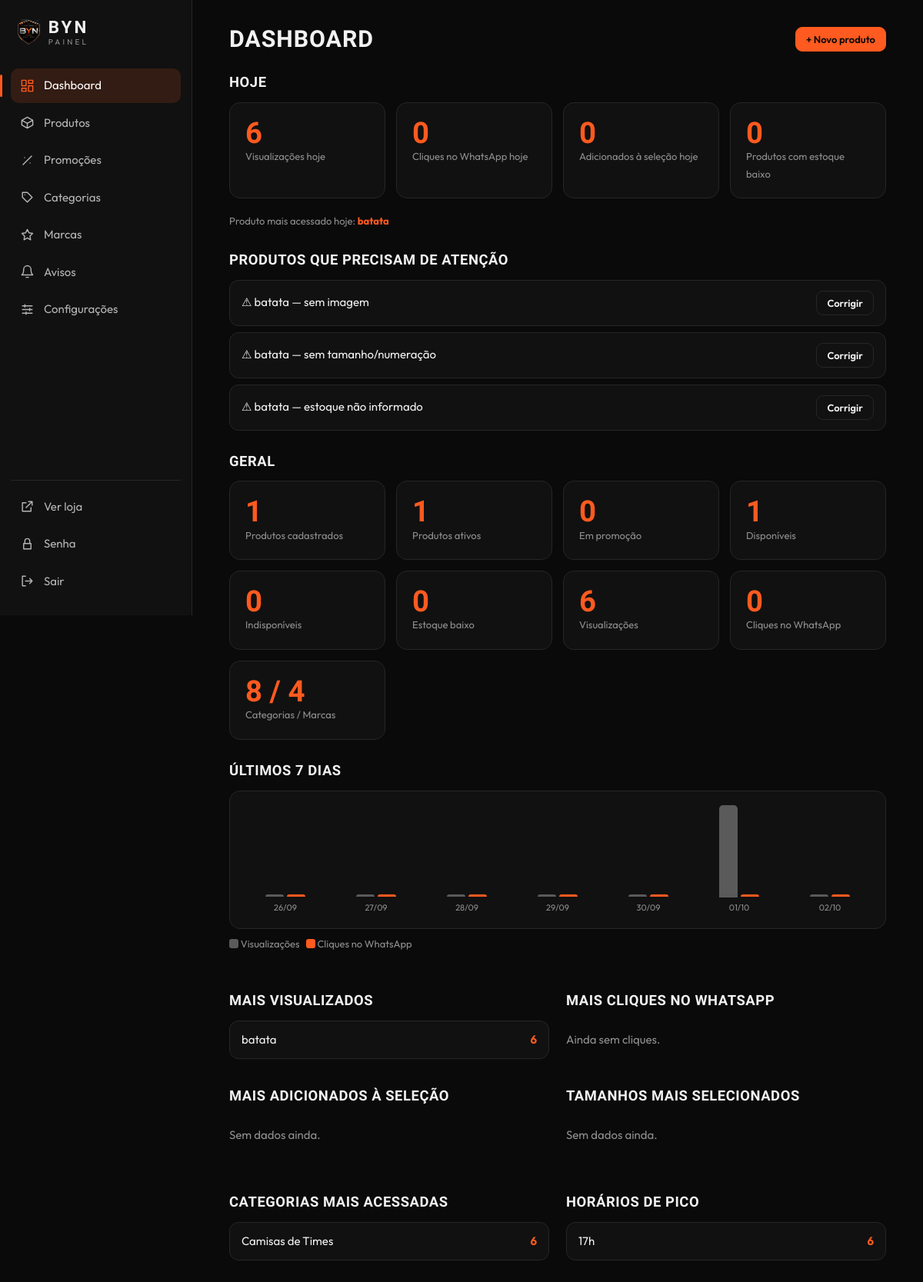
Screenshot of /admin/ (signed in) with the database file from the repository.
### app/models.py (models this page shows, shortened)
class Product(db.Model):
    id = db.Column(db.Integer, primary_key=True)
    name = db.Column(db.String(120), nullable=False)
    description = db.Column(db.Text, default="")
    price = db.Column(db.Numeric(10, 2), nullable=False)
    image = db.Column(db.String(200))
    active = db.Column(db.Boolean, default=True, index=True)
    created_at = db.Column(db.DateTime, default=datetime.utcnow)
    category_id = db.Column(db.Integer, db.ForeignKey("category.id"), nullable=False)
    category = db.relationship("Category")
    brand_id = db.Column(db.Integer, db.ForeignKey("brand.id"))
    brand = db.relationship("Brand")
    image2 = db.Column(db.String(200))
    sku = db.Column(db.String(60))
    team = db.Column(db.String(60))
    specs = db.Column(db.Text)
    variants = db.relationship("Variant", cascade="all, delete-orphan")
    images = db.relationship("ProductImage", cascade="all, delete-orphan")
    @property
    def color_image_objs(self):
        d = {}
        for im in sorted(self.images, key=lambda i: i.id): d.setdefault(im.color, []).append(im)
        for v in d.values(): v.sort(key=lambda i: (i.position or 0, i.id))
        return d
    @property
    def cover(self): return self.image or next((v[0].filename for v in self.color_image_objs.values() if v), None)
    sizes = db.Column(db.String(200))
    colors = db.Column(db.String(200))
    stock = db.Column(db.Integer)
    @property
    def total_stock(self): return sum(v.qty for v in self.variants) if self.variants else self.stock
    @property
    def available(self): t = self.total_stock; return t is None or t > 0
    @property
    def low(self):
        try: thr = int(settings().get("low_stock", 3))
        except (ValueError, TypeError): thr = 3
        t = self.total_stock; return t is not None and 0 < t <= thr
    promo_price = db.Column(db.Numeric(10, 2))
    promo_active = db.Column(db.Boolean, default=False)
    featured = db.Column(db.Boolean, default=False)
    bestseller = db.Column(db.Boolean, default=False)
    launch = db.Column(db.Boolean, default=False)
    @property
    def on_sale(self): return bool(self.promo_active and self.promo_price and self.promo_price < self.price)

class Category(db.Model):
    id = db.Column(db.Integer, primary_key=True)
    name = db.Column(db.String(60), unique=True, nullable=False)
    slug = db.Column(db.String(60), unique=True, nullable=False)

### app/admin.py (the view)
@bp.route("/")
@login_required
def dashboard():
    ps = Product.query.all()
    now = datetime.utcnow(); since = now - timedelta(days=6)
    evs = Event.query.filter(Event.created_at >= since.replace(hour=0, minute=0, second=0)).all()
    allv, allw = {}, {}
    for k, pid, n in db.session.query(Event.kind, Event.product_id, db.func.count()).group_by(Event.kind, Event.product_id):
        if k == "view": allv[pid] = n
        elif k == "wa": allw[pid] = n
    days = []
    for i in range(6, -1, -1):
        d = (now - timedelta(days=i)).date()
        days.append({"label": d.strftime("%d/%m"), "v": sum(e.kind == "view" and e.created_at.date() == d for e in evs), "w": sum(e.kind == "wa" and e.created_at.date() == d for e in evs)})
    top = lambda m: [(p, m[p.id]) for p in sorted(ps, key=lambda p: -m.get(p.id, 0)) if m.get(p.id)][:5]
    sels, sizes, hrs = Counter(), Counter(), Counter()
    pm = {p.id: p for p in ps}
    for e in Event.query.all():
        hrs[(e.created_at - timedelta(hours=3)).hour] += 1
        if e.kind == "sel": sels[e.product_id] += 1; sizes[e.meta] += bool(e.meta)
    catv = Counter()
    for pid, n in allv.items():
        if pid in pm: catv[pm[pid].category.name] += n
    extra = {"sels": [(pm[i].name, n) for i, n in sels.most_common(5) if i in pm], "sizes": sizes.most_common(5), "cats": catv.most_common(5),
             "hours": [(f"{h:02d}h", n) for h, n in hrs.most_common(3)], "low": [p for p in ps if p.low or not p.available][:6]}
    today = (now - timedelta(hours=3)).date(); td = [e for e in evs if (e.created_at - timedelta(hours=3)).date() == today]
    hoje = [("Visualizações hoje", sum(e.kind == "view" for e in td)), ("Cliques no WhatsApp hoje", sum(e.kind == "wa" for e in td)),
            ("Adicionados à seleção hoje", sum(e.kind == "sel" for e in td)), ("Produtos com estoque baixo", sum(p.low for p in ps))]
    tv = Counter(e.product_id for e in td if e.kind == "view").most_common(1)
    extra["hot"] = pm[tv[0][0]].name if tv and tv[0][0] in pm else None
    try: thr = int(settings().get("low_stock", 3))
    except (ValueError, TypeError): thr = 3
    extra["alerts"] = [(p.name, v.color, v.size, v.qty) for p in ps for v in p.variants if v.qty <= thr][:8]
    extra["hoje"] = hoje
    att = []
    for p in ps:
        if not p.cover: att.append((p, "sem imagem"))
        if group(p.category.slug) and not p.variants and not p.sizes: att.append((p, "sem tamanho/numeração"))
        if p.active and p.total_stock is None: att.append((p, "estoque não informado"))
    extra["att"] = att[:10]; extra["avisos"] = Notify.query.count()
    stats = [("Produtos cadastrados", len(ps)), ("Produtos ativos", sum(p.active for p in ps)), ("Em promoção", sum(p.on_sale for p in ps)),
             ("Disponíveis", sum(p.active and p.available for p in ps)), ("Indisponíveis", sum(p.active and not p.available for p in ps)), ("Estoque baixo", sum(p.low for p in ps)),
             ("Visualizações", sum(allv.values())), ("Cliques no WhatsApp", sum(allw.values())), ("Categorias / Marcas", f"{Category.query.count()} / {Brand.query.count()}")]
    return render_template("admin/dashboard.html", stats=stats, days=days, mx=max([d["v"] for d in days] + [d["w"] for d in days] + [1]),
                           top_v=top(allv), top_w=top(allw), x=extra, idle=[p for p in ps if p.active and not allv.get(p.id)][:5])

### app/admin.py (called while the page is built)
@bp.before_request
def force_password_change():
    if current_user.is_authenticated and current_user.must_change and request.endpoint not in ("admin.password", "admin.logout"):
        return redirect(url_for("admin.password"))

def group(slug):
    return next((g for g in SPECS if slug.startswith(g)), None)

### app/models.py (called while the page is built)
def settings():
    from flask import g
    if "luft_s" not in g:
        d = dict(DEFAULTS); d.update({x.key: x.value for x in Setting.query.all() if x.value})
        g.luft_s = d
    return g.luft_s

@login.user_loader
def load_user(uid): return db.session.get(Admin, int(uid))

### app/templates/admin/dashboard.html (shortened to what this page needs)
{% extends "admin/base.html" %}{% block content %}
<div class="bar"><h2>Dashboard</h2><a class="btn sm" href="{{ url_for('admin.edit') }}">+ Novo produto</a></div>
<h3 class="sub">Hoje</h3><div class="stats">{% for l, n in x.hoje %}<div class="stat"><b data-n="{{ n }}">{{ n }}</b><span>{{ l }}</span></div>{% endfor %}</div>
{% if x.hot %}<p class="legend">Produto mais acessado hoje: <b style="color:var(--brand)">{{ x.hot }}</b></p>{% endif %}
{% if x.att %}<h3 class="sub">Produtos que precisam de atenção</h3>{% for p, why in x.att %}<div class="row"><div class="grow">⚠ {{ p.name }} — {{ why }}</div><a class="btn sm ghost" href="{{ url_for('admin.edit', pid=p.id) }}">Corrigir</a></div>{% endfor %}{% endif %}
<h3 class="sub">Geral</h3><div class="stats">{% for l, n in stats %}<div class="stat"><b {% if n is number %}data-n="{{ n }}"{% endif %}>{{ n }}</b><span>{{ l }}</span></div>{% endfor %}</div>
<h3 class="sub">Últimos 7 dias</h3><div class="chart">{% for d in days %}<div class="col"><div class="bs"><i class="bv" style="height:{{ (d.v / mx * 100)|round }}%" title="{{ d.v }} visualizações"></i><i class="bw" style="height:{{ (d.w / mx * 100)|round }}%" title="{{ d.w }} cliques"></i></div><small>{{ d.label }}</small></div>{% endfor %}</div>
<p class="legend"><i class="bv"></i> Visualizações &nbsp; <i class="bw"></i> Cliques no WhatsApp</p>
<div class="two"><div><h3 class="sub">Mais visualizados</h3>{% for p, n in top_v %}<div class="row"><div class="grow">{{ p.name }}</div><b>{{ n }}</b></div>{% else %}<p class="empty">Ainda sem visualizações.</p>{% endfor %}</div>
<div><h3 class="sub">Mais cliques no WhatsApp</h3>{% for p, n in top_w %}<div class="row"><div class="grow">{{ p.name }}</div><b>{{ n }}</b></div>{% else %}<p class="empty">Ainda sem cliques.</p>{% endfor %}</div></div>
<div class="two"><div><h3 class="sub">Mais adicionados à seleção</h3>{% for n, c in x.sels %}<div class="row"><div class="grow">{{ n }}</div><b>{{ c }}</b></div>{% else %}<p class="empty">Sem dados ainda.</p>{% endfor %}</div>
<div><h3 class="sub">Tamanhos mais selecionados</h3>{% for n, c in x.sizes %}<div class="row"><div class="grow">{{ n }}</div><b>{{ c }}</b></div>{% else %}<p class="empty">Sem dados ainda.</p>{% endfor %}</div>
<div><h3 class="sub">Categorias mais acessadas</h3>{% for n, c in x.cats %}<div class="row"><div class="grow">{{ n }}</div><b>{{ c }}</b></div>{% else %}<p class="empty">Sem dados ainda.</p>{% endfor %}</div>
<div><h3 class="sub">Horários de pico</h3>{% for n, c in x.hours %}<div class="row"><div class="grow">{{ n }}</div><b>{{ c }}</b></div>{% else %}<p class="empty">Sem dados ainda.</p>{% endfor %}</div></div>
{% endblock %}

### app/templates/admin/base.html (shortened to what this page needs)
{% extends "base.html" %}{% from "admin/_i.html" import ico %}
{% block body %}{% set ep = request.endpoint %}{% if current_user.is_authenticated %}
<div class="shell"><aside class="side"><div class="logo"><img src="{{ url_for('static', filename='img/logo.png') }}" alt="" width="30" height="34"><div>BYN<small>PAINEL</small></div></div>
<nav><a class="{{ 'on' if ep == 'admin.dashboard' }}" href="{{ url_for('admin.dashboard') }}">{{ ico('dash') }}Dashboard</a>
<a class="{{ 'on' if ep in ('admin.products', 'admin.edit') and request.args.get('f') != 'promo' }}" href="{{ url_for('admin.products') }}">{{ ico('box') }}Produtos</a>
<a class="{{ 'on' if request.args.get('f') == 'promo' }}" href="{{ url_for('admin.products', f='promo') }}">{{ ico('pct') }}Promoções</a>
<a class="{{ 'on' if request.view_args and request.view_args.get('kind') == 'categorias' }}" href="{{ url_for('admin.registry', kind='categorias') }}">{{ ico('tag') }}Categorias</a>
<a class="{{ 'on' if request.view_args and request.view_args.get('kind') == 'marcas' }}" href="{{ url_for('admin.registry', kind='marcas') }}">{{ ico('star') }}Marcas</a>
<a class="{{ 'on' if ep == 'admin.notices' }}" href="{{ url_for('admin.notices') }}">{{ ico('bell') }}Avisos</a>
<a class="{{ 'on' if ep == 'admin.config' }}" href="{{ url_for('admin.config') }}">{{ ico('cfg') }}Configurações</a></nav>
<div class="sfoot"><a href="{{ url_for('public.index') }}" target="_blank">{{ ico('ext') }}Ver loja</a><a class="{{ 'on' if ep == 'admin.password' }}" href="{{ url_for('admin.password') }}">{{ ico('lock') }}Senha</a><a href="{{ url_for('admin.logout') }}">{{ ico('out') }}Sair</a></div></aside>
<div class="scrim" id="scrim"></div><main class="main">{% else %}<div class="adm"><main>{% endif %}
{% block content %}{% endblock %}</main></div>
{% endblock %}

### app/templates/base.html (shortened to what this page needs)
<!doctype html><html lang="pt-BR"><head><meta charset="utf-8">
<link rel="stylesheet" href="{{ asset('css/style.css') }}">
</head><body>{% block body %}{% endblock %}
<script src="{{ url_for('static', filename='js/main.js') }}"></script></body></html>

### app/templates/admin/_i.html
{% macro ico(n) %}{% set P = {"dash": "M3 3h7v9H3zM14 3h7v5h-7zM14 12h7v9h-7zM3 16h7v5H3z", "box": "M21 8 12 3 3 8v8l9 5 9-5zM3 8l9 5 9-5M12 13v8", "pct": "M19 5 5 19M7.5 7.500h.01M16.500 16.500h.01", "tag": "M20 12 12 20 4 12V4h8zM8 8h.01", "star": "m12 3 2.700 5.600 6.100.9-4.400 4.300 1 6.100-5.400-2.900-5.400 2.900 1-6.100L3.200 9.500l6.100-.9z", "bell": "M6 8a6 6 0 0 1 12 0c0 7 3 9 3 9H3s3-2 3-9M10 21h4", "cfg": "M4 6h16M4 12h16M4 18h16M8 4v4M16 10v4M10 16v4", "lock": "M6 11h12v9H6zM8 11V7a4 4 0 0 1 8 0v4", "ext": "M14 4h6v6M20 4 10 14M18 14v6H4V6h6", "out": "M9 4H4v16h5M16 8l4 4-4 4M20 12H9"} %}<svg class="ic" viewBox="0 0 24 24" fill="none" stroke="currentColor" stroke-width="1.8" stroke-linecap="round" stroke-linejoin="round" aria-hidden="true"><path d="{{ P[n] }}"/></svg>{% endmacro %}

### app/static/css/style.css (style rules this page uses)
:root { --brand:#ff5a1f;--bg:#0a0a0a;--panel:#111;--panel2:#171717;--line:#262626;--fg:#f2f2f2;--mut:#8f8f8f;--ok:#3fbf7f;--warn:#f0b429;--err:#e5484d;--r:14px }
* { box-sizing:border-box;margin:0 }
html { scroll-behavior:smooth }
body { background:var(--bg);color:var(--fg);font:400 15px/1.5 Outfit,system-ui,sans-serif;animation:fade .5s both }
a { color:inherit;text-decoration:none }
h2,h3 { font-family:"Barlow Condensed",Outfit,sans-serif;font-weight:600;text-transform:uppercase;letter-spacing:.03em }
h2 { font-size:1.9rem;line-height:1.1 }
h3 { font-size:1.15rem }
.mut,small { color:var(--mut) }
small { display:block;font-size:12.5px }
.shell { display:grid;grid-template-columns:250px 1fr;min-height:100vh }
.side { position:sticky;top:0;height:100vh;background:var(--panel);border-right:1px solid var(--line);padding:22px 14px;display:flex;flex-direction:column;gap:6px }
.logo { display:flex;gap:10px;align-items:center;padding:0 8px 22px;font:700 1.4rem "Barlow Condensed",Outfit;letter-spacing:.14em }
.logo small { font:400 10px Outfit;letter-spacing:.32em }
.side nav { display:grid;gap:4px }
.side a { display:flex;align-items:center;gap:12px;padding:11px 12px;border-radius:10px;color:#b5b5b5;transition:.25s;position:relative }
.side a.on { background:color-mix(in srgb,var(--brand) 14%,transparent);color:#fff }
.side a.on:before { content:"";position:absolute;left:-14px;top:8px;bottom:8px;width:3px;border-radius:3px;background:var(--brand) }
.side a.on .ic { color:var(--brand) }
.ic { width:19px;height:19px;flex:none }
.sfoot { margin-top:auto;display:grid;gap:4px;border-top:1px solid var(--line);padding-top:12px }
.main { padding:34px clamp(18px,4vw,48px) 70px;max-width:1180px;width:100%;animation:up .5s both }
.bar { display:flex;justify-content:space-between;align-items:flex-end;gap:16px;margin-bottom:24px;flex-wrap:wrap }
.btn { display:inline-flex;align-items:center;justify-content:center;gap:8px;background:var(--brand);color:#0a0a0a;border:1px solid var(--brand);padding:11px 20px;border-radius:9px;font:600 14px Outfit;cursor:pointer;transition:.25s }
.btn.sm { padding:7px 13px;font-size:13px }
.btn.ghost { background:none;color:var(--fg);border-color:var(--line) }
.empty { color:var(--mut);padding:14px 0 }
.sub { margin:26px 0 12px }
.stats { display:grid;grid-template-columns:repeat(auto-fit,minmax(190px,1fr));gap:14px;margin-bottom:20px }
.stat { background:var(--panel);border:1px solid var(--line);border-radius:var(--r);padding:20px;transition:.3s;animation:up .5s both }
.stat b { display:block;font:600 2.4rem "Barlow Condensed",Outfit;color:var(--brand);line-height:1 }
.stat span { color:var(--mut);font-size:13px }
.chart { display:flex;gap:10px;align-items:flex-end;height:180px;padding:18px;background:var(--panel);border:1px solid var(--line);border-radius:var(--r) }
.col { flex:1;display:flex;flex-direction:column;align-items:center;gap:6px;height:100% }
.col small { font-size:11px }
.bs { flex:1;display:flex;align-items:flex-end;gap:4px;width:100%;justify-content:center }
.bs i,.legend i { display:block;width:40%;max-width:24px;min-height:3px;border-radius:5px 5px 0 0;transform-origin:bottom;animation:grow .8s both }
.bv { background:#5a5a5a }
.bw { background:var(--brand) }
.legend { color:var(--mut);font-size:13px;margin:10px 0 24px }
.legend i { display:inline-block;width:12px;height:12px;min-height:0;border-radius:3px;vertical-align:-1px;animation:none }
.two { display:grid;grid-template-columns:1fr 1fr;gap:22px }
.row { display:flex;gap:12px;align-items:center;padding:13px 15px;background:var(--panel);border:1px solid var(--line);border-radius:12px;margin-bottom:8px;transition:.2s }
.row b { color:var(--brand) }
.grow { flex:1;min-width:0 }
.logo img { height:34px;width:auto }

### rows the page displays
Product: hot "batata", name "batata", why "sem imagem", why "sem tamanho/numeração", why "estoque não informado", n "6"
Category: name "Camisas de Times", c "6"

### other values shown
{{ n }} "6" "0" "0" "0"
{{ l }} "Visualizações hoje" "Cliques no WhatsApp hoje" "Adicionados à seleção hoje" "Produtos com estoque baixo"
{{ n }} "1" "1" "0" "1" "0" "0" "6" "0" "8 / 4"
{{ l }} "Produtos cadastrados" "Produtos ativos" "Em promoção" "Disponíveis" "Indisponíveis" "Estoque baixo" "Visualizações" "Cliques no WhatsApp" "Categorias / Marcas"
{{ d.label }} "26/09" "27/09" "28/09" "29/09" "30/09" "01/10" "02/10"
{{ n }} "17h"
{{ c }} "6"
